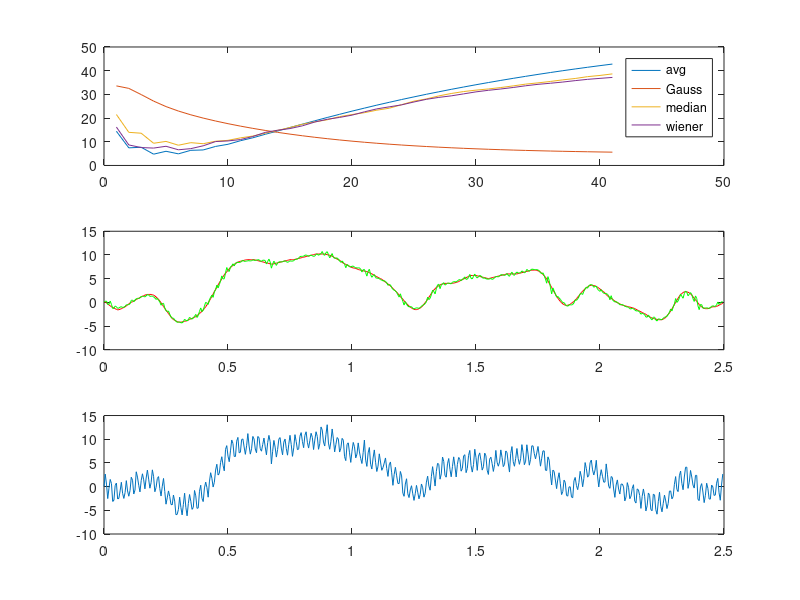

MATLAB code to generate this figure:
close all;clear;clc;
a = load("2022_szum_2.txt");
t = a(:,1)';%' oznacza transpozycje
x = a(:,2)'-70; %obniżamy sygnał o 70 w dół i zeszliśmy w dół 
xs = a(:,3)'-70;
plot(t,xs,'g',t,x,'k')
%odszumianie i ocenienie w sposob liczbowy jak bardzo odbiega zaszumiony od
%niezaszumionego
ocena = @(x,xod)sqrt(sum((x(:)-xod(:)).^2 ));
ocena(x,xs);

N=41; %41 kobinacji razy cztery maski
tab = zeros(N,4);
%ocena
for k = 1:N
    n = 2*k + 1;
    LP=ones(1,n)/n;
    %xod= conv(xs,LP,'same');
    %xod=imfilter(xs,LP,'replicate');
    xod=imfilter(xs,LP,'symmetric');
    tab(k,1) = ocena(x,xod);
    % zamineimay 
    

    LP=exp(-(-k:k).^2/(k/8));
    LP =LP/sum(LP(:));
    %xod= conv(xs,LP,'same');
    xod=imfilter(xs,LP,'symmetric');
    tab(k,2) = ocena(x,xod);

   % xod=medfilt1(xs,n);
    xod = medfilt2(xs, [1 n], 'symmetric');
    tab(k,3) = ocena(x,xod);

    xod=wiener2(xs,[1 n]);
    tab(k,4) = ocena(x,xod);
end
subplot(311)
plot(1:N, tab);
legend('avg','Gauss','median','wiener')
%plot(t,x,'r',t,xod,'g');
min(tab(:))
ocena(x,xs);
subplot(312)
plot(t,x,'r',t,wiener2(xs,[1 9]),'g'); %4*2+1 = 9 odczytalismy minimum wczesniej
subplot(313)
plot(t,xs)
